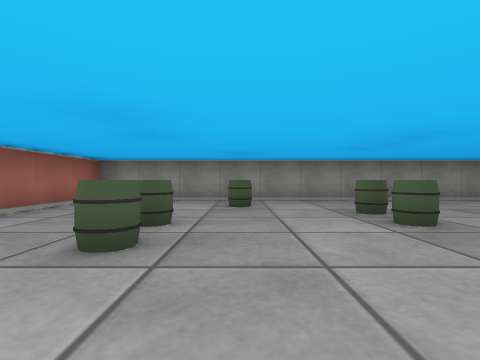
View 1 (above)

20 first-person views from a walk through a cub3D level. The camera is about half as high as the walls, looks level and sees 85° across. The floor is counted in squares. Each view is taken from the middle of a square. On the plan, view 1 faces up. The plan holds only what a view shows up to about 9 squares ahead; the rest is blank. The place goes on beyond the plan.

View 2
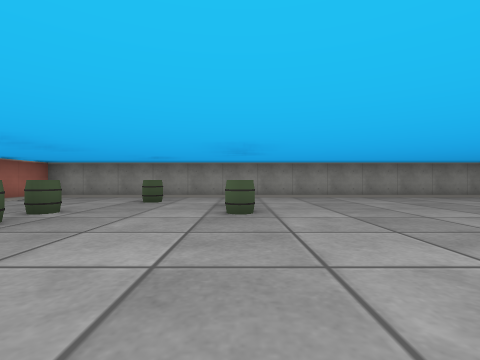

View 3
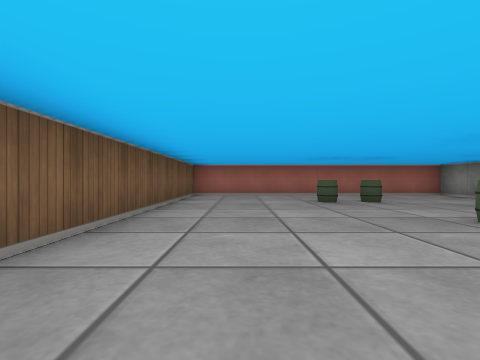

View 4
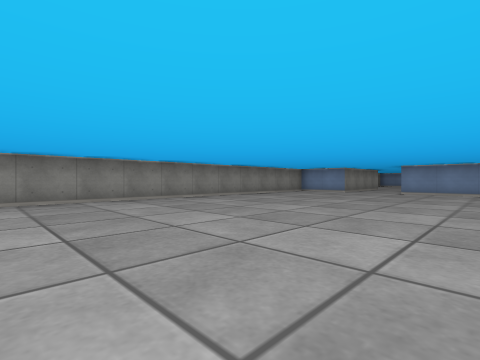

View 5
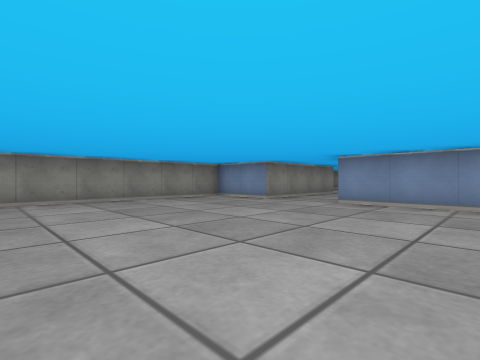

View 6
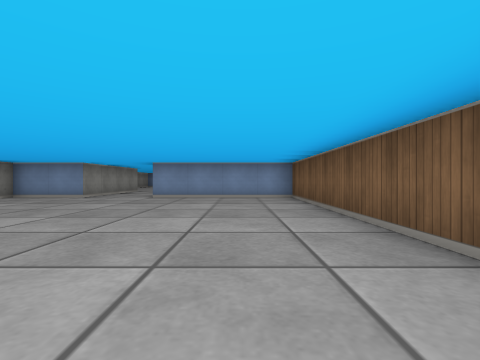

View 7
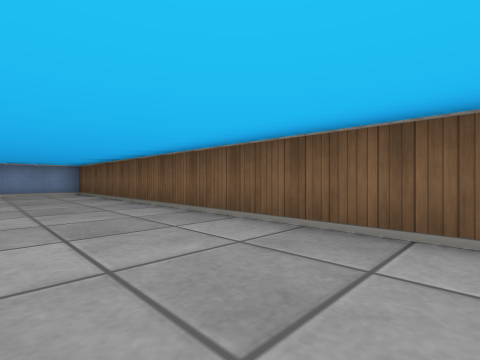

View 8
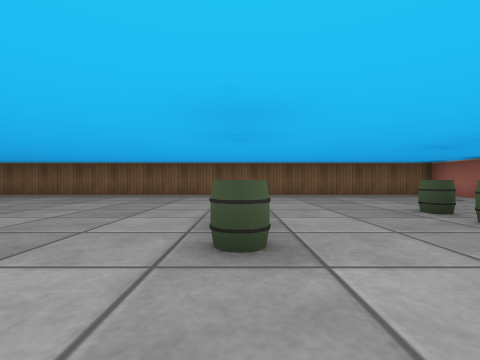

View 9
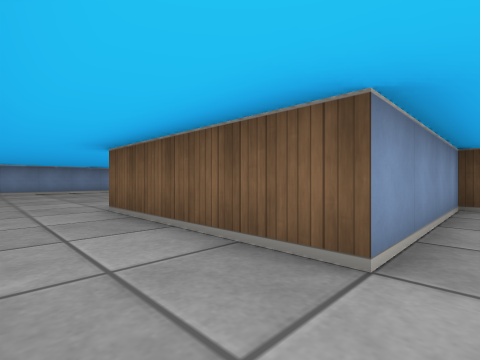

View 10
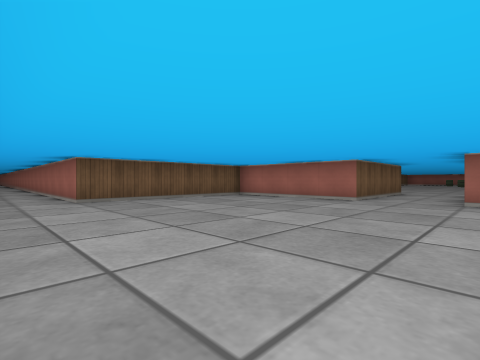

View 11
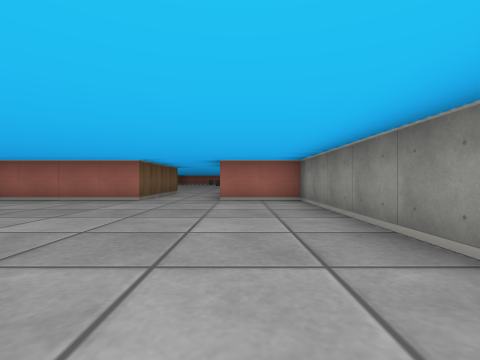

View 12
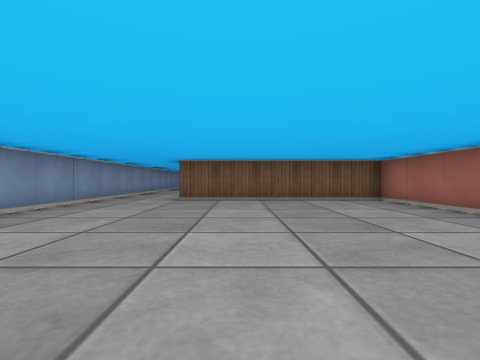

View 13
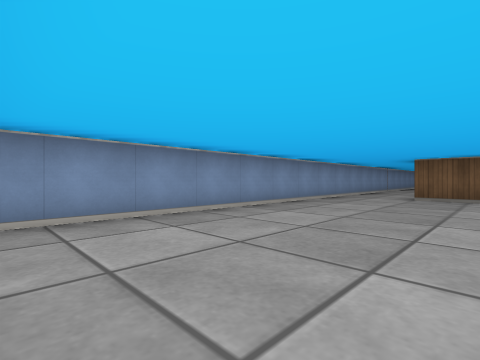

View 14
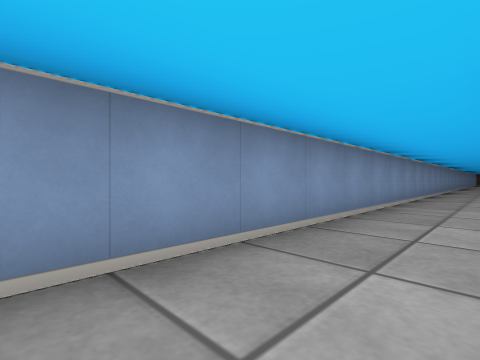

View 15
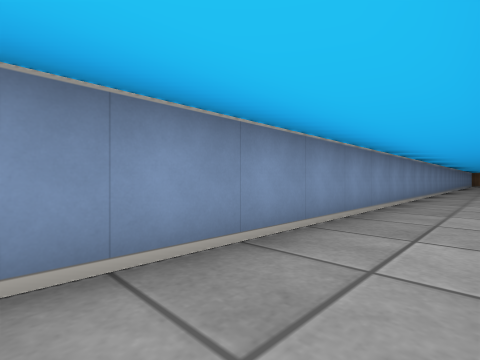

View 16
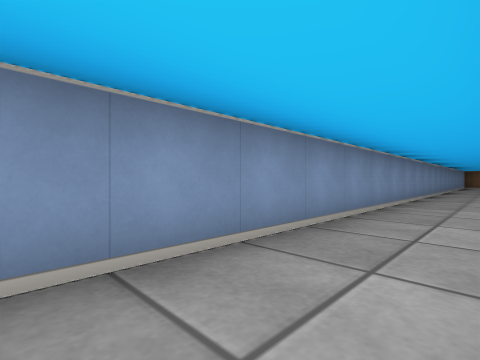

View 17
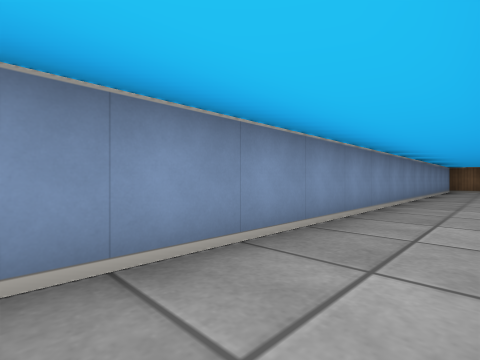

View 18
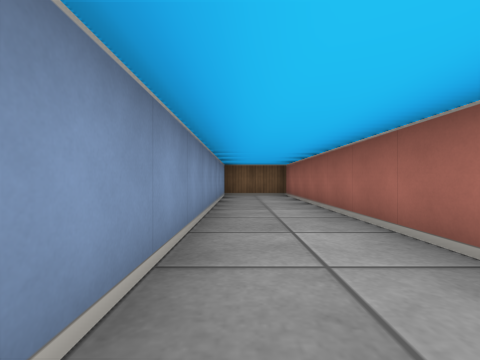

View 19
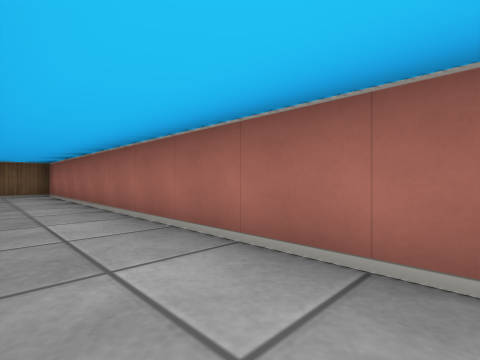

View 20
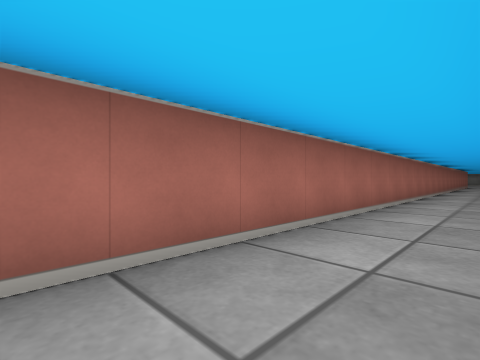

### Floor plan
Ten units are one square. View 1 is at (0, 0); x grows to the right and y downward. Boxes are objects, and circles mark ways between rooms. Rooms are numbered by the first view taken in them; rooms with no view inside come last. Other rooms are left out.
<svg viewBox="-40 -70 310 370">
<path fill="none" stroke="#000" d="M155 -45 155 -65 -35 -65 -35 15 155 15 155 -25M245 118 245 295 265 295 265 -59M182 -45 155 -45M244 -65 195 -65 195 -45M155 -25 195 -25 195 15 245 15 245 62"/>
<rect x="-15" y="-25" width="10" height="10" fill="#bbb"><title>barrel</title></rect>
<rect x="-15" y="-35" width="10" height="10" fill="#bbb"><title>barrel</title></rect>
<rect x="-5" y="-55" width="10" height="10" fill="#bbb"><title>barrel</title></rect>
<rect x="15" y="-35" width="10" height="10" fill="#bbb"><title>barrel</title></rect>
<rect x="15" y="-45" width="10" height="10" fill="#bbb"><title>barrel</title></rect>
<circle cx="160" cy="-35" r="3" fill="#2a7"/>
<text x="60" y="-30">1</text>
<text x="250" y="60">2</text>
</svg>
Room 1 opens to room 2.

Where each view was taken, in squares from view 1:
view 1: 0 up, 0 right, facing up
view 2: 1 down, 2 right, facing up
view 3: 0 up, 5 right, facing left
view 4: 0 up, 5 right, facing up-right
view 5: 0 up, 10 right, facing up-right
view 6: 0 up, 8 right, facing right
view 7: 1 up, 5 right, facing down-right
view 8: 6 up, 2 right, facing down
view 9: 4 up, 15 right, facing down-right
view 10: 5 up, 26 right, facing down-left
view 11: 5 up, 26 right, facing left
view 12: 5 up, 23 right, facing down
view 13: 6 up, 23 right, facing down-right
view 14: 0 up, 25 right, facing down-right
view 15: 5 down, 25 right, facing down-right
view 16: 10 down, 25 right, facing down-right
view 17: 16 down, 25 right, facing down-right
view 18: 21 down, 26 right, facing down
view 19: 20 down, 26 right, facing down-left
view 20: 23 down, 26 right, facing up-left
